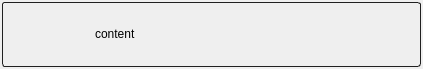
<?xml version="1.0" encoding="UTF-8"?>
<ui version="4.0">
 <class>FileItemForm</class>
 <widget class="QWidget" name="FileItemForm">
  <property name="geometry">
   <rect>
    <x>0</x>
    <y>0</y>
    <width>423</width>
    <height>69</height>
   </rect>
  </property>
  <property name="windowTitle">
   <string>Form</string>
  </property>
  <layout class="QHBoxLayout" name="horizontalLayout_2">
   <property name="margin">
    <number>2</number>
   </property>
   <item>
    <widget class="QFrame" name="background">
     <property name="styleSheet">
      <string notr="true">#background {
border-radius: 3px;
border-style: solid;
border-width: 1px;
border-color: rgb(32,32,32);
}</string>
     </property>
     <property name="frameShape">
      <enum>QFrame::StyledPanel</enum>
     </property>
     <property name="frameShadow">
      <enum>QFrame::Raised</enum>
     </property>
     <layout class="QHBoxLayout" name="horizontalLayout" stretch="0,1,0">
      <property name="spacing">
       <number>8</number>
      </property>
      <property name="margin">
       <number>4</number>
      </property>
      <item>
       <widget class="ThumbnailLabel" name="thumbnail">
        <property name="minimumSize">
         <size>
          <width>80</width>
          <height>55</height>
         </size>
        </property>
        <property name="maximumSize">
         <size>
          <width>80</width>
          <height>55</height>
         </size>
        </property>
        <property name="styleSheet">
         <string notr="true"/>
        </property>
        <property name="text">
         <string/>
        </property>
        <property name="pixmap">
         <pixmap>:/res/thumb_empty.png</pixmap>
        </property>
        <property name="scaledContents">
         <bool>false</bool>
        </property>
        <property name="alignment">
         <set>Qt::AlignCenter</set>
        </property>
       </widget>
      </item>
      <item>
       <widget class="QLabel" name="details">
        <property name="sizePolicy">
         <sizepolicy hsizetype="Expanding" vsizetype="Maximum">
          <horstretch>0</horstretch>
          <verstretch>0</verstretch>
         </sizepolicy>
        </property>
        <property name="text">
         <string>content</string>
        </property>
        <property name="alignment">
         <set>Qt::AlignLeading|Qt::AlignLeft|Qt::AlignVCenter</set>
        </property>
        <property name="wordWrap">
         <bool>true</bool>
        </property>
       </widget>
      </item>
      <item>
       <layout class="QVBoxLayout" name="verticalLayout">
        <property name="spacing">
         <number>0</number>
        </property>
        <item>
         <spacer name="verticalSpacer">
          <property name="orientation">
           <enum>Qt::Vertical</enum>
          </property>
          <property name="sizeHint" stdset="0">
           <size>
            <width>0</width>
            <height>0</height>
           </size>
          </property>
         </spacer>
        </item>
        <item>
         <widget class="QLabel" name="locked_label">
          <property name="minimumSize">
           <size>
            <width>12</width>
            <height>14</height>
           </size>
          </property>
          <property name="text">
           <string/>
          </property>
          <property name="pixmap">
           <pixmap resource="resources.qrc">:/res/padlock.png</pixmap>
          </property>
          <property name="scaledContents">
           <bool>false</bool>
          </property>
         </widget>
        </item>
       </layout>
      </item>
     </layout>
    </widget>
   </item>
  </layout>
 </widget>
 <customwidgets>
  <customwidget>
   <class>ThumbnailLabel</class>
   <extends>QLabel</extends>
   <header>..file_item_form</header>
  </customwidget>
 </customwidgets>
 <resources>
  <include location="resources.qrc"/>
 </resources>
 <connections/>
</ui>
